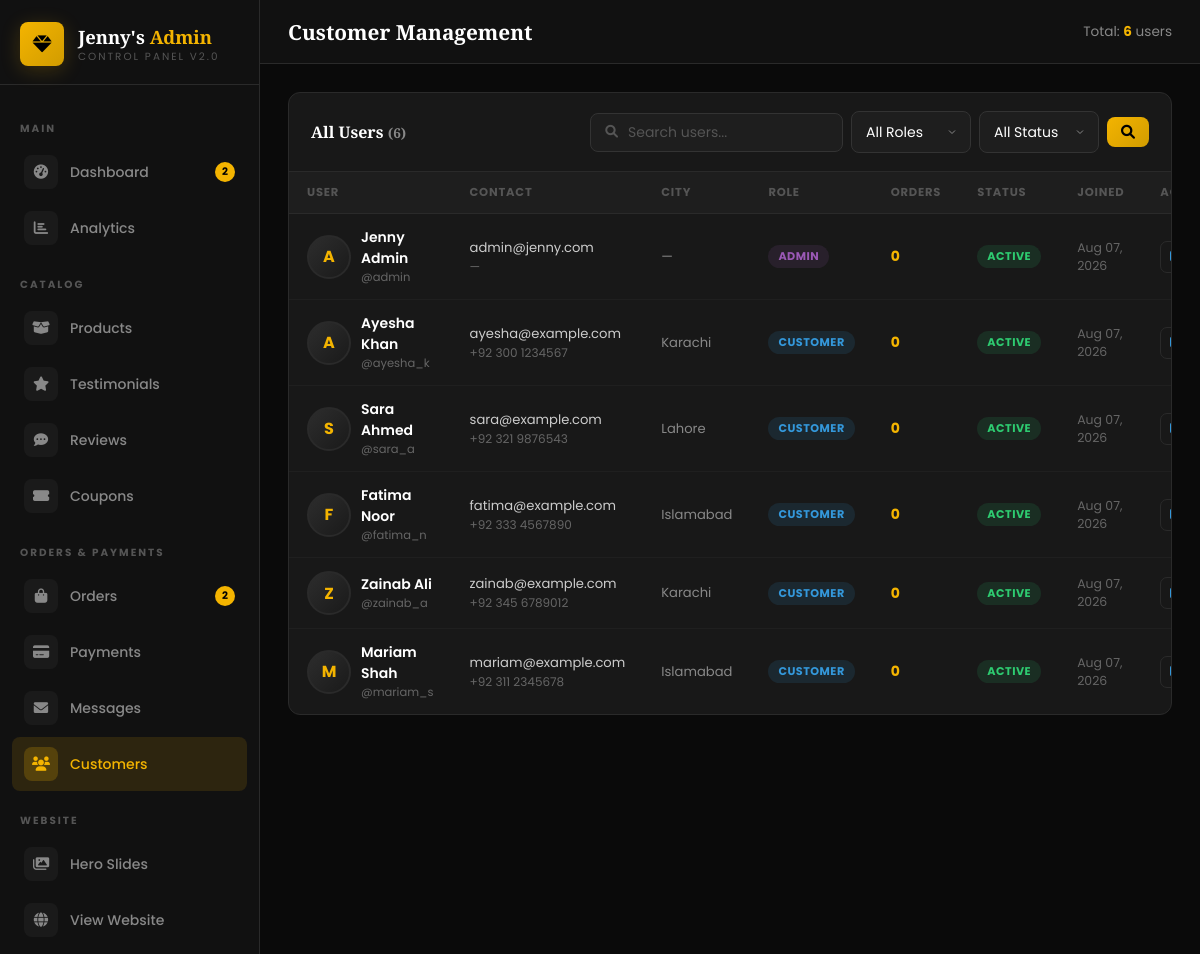
The page /admin/users.php (signed in) on the database its author committed.
### tables this page shows
CREATE TABLE IF NOT EXISTS `users` (
  `id` int(11) NOT NULL AUTO_INCREMENT,
  `username` varchar(100) NOT NULL,
  `email` varchar(150) NOT NULL UNIQUE,
  `password` varchar(255) NOT NULL,
  `role` enum('customer','admin') DEFAULT 'customer',
  `is_admin` tinyint(1) DEFAULT 0,
  `full_name` varchar(150) DEFAULT NULL,
  `phone` varchar(20) DEFAULT NULL,
  `address` text DEFAULT NULL,
  `city` varchar(100) DEFAULT NULL,
  `profile_image` varchar(255) DEFAULT NULL,
  `bio` text DEFAULT NULL,
  `status` enum('active','banned','inactive') DEFAULT 'active',
  `last_login` timestamp NULL DEFAULT NULL,
  `created_at` timestamp DEFAULT CURRENT_TIMESTAMP,
  `updated_at` timestamp DEFAULT CURRENT_TIMESTAMP ON UPDATE CURRENT_TIMESTAMP,
  PRIMARY KEY (`id`)
);

### admin/users.php (the view, shortened to what this page needs)
<?php
require_once '../config/db.php';
$search = trim($_GET['search'] ?? '');
$page = max(1, (int)($_GET['page'] ?? 1));
$perPage = 15; $offset = ($page-1)*$perPage;
$where = "WHERE 1=1";
$params = [];
$totalStmt = $pdo->prepare("SELECT COUNT(*) FROM users $where");
$totalStmt->execute($params);
$totalCount = (int)$totalStmt->fetchColumn();
$stmt = $pdo->prepare("SELECT u.*, (SELECT COUNT(*) FROM orders WHERE user_id=u.id) as order_count FROM users u $where ORDER BY u.created_at DESC LIMIT $perPage OFFSET $offset");
$stmt->execute($params);
$users = $stmt->fetchAll();
?>
<!DOCTYPE html>
<html lang="en">
<head>
<link rel="stylesheet" href="https://cdnjs.cloudflare.com/ajax/libs/font-awesome/6.0.0/css/all.min.css">
<link rel="stylesheet" href="css/admin.css">
</head>
<body>
<?php include 'includes/sidebar.php'; ?>
<div class="admin-main">
    <div class="admin-topbar">
        <div class="topbar-title">Customer Management</div>
        <div class="topbar-right">
            <span style="color:#888;font-size:0.85rem;">Total: <strong style="color:var(--gold);"><?= $totalCount ?></strong> users</span>
        </div>
    </div>
    <div class="admin-content">
        <div class="table-card">
            <div class="table-header">
                <div class="table-title">All Users <span style="color:#888;font-size:0.85rem;">(<?= $totalCount ?>)</span></div>
                <div class="table-actions">
                    <form method="GET" style="display:flex;gap:8px;flex-wrap:wrap;align-items:center;">
                        <div class="search-bar">
                            <i class="fas fa-search"></i>
                            <input type="text" name="search" placeholder="Search users..." value="<?= htmlspecialchars($search) ?>">
                        </div>
                        <select name="role" class="form-control" style="width:120px;" onchange="this.form.submit()">
                            <option value="">All Roles</option>
                        </select>
                        <select name="status" class="form-control" style="width:120px;" onchange="this.form.submit()">
                            <option value="">All Status</option>
                        </select>
                        <button type="submit" class="btn-gold" style="padding:8px 14px;"><i class="fas fa-search"></i></button>
                    </form>
                </div>
            </div>
            <table class="admin-table">
                <thead><tr>
                    <th>User</th>
                    <th>Contact</th>
                    <th>City</th>
                    <th>Role</th>
                    <th>Orders</th>
                    <th>Status</th>
                    <th>Joined</th>
                    <th>Actions</th>
                </tr></thead>
                <tbody>
                    <?php foreach ($users as $u): ?>
                    <tr>
                        <td>
                            <div style="display:flex;align-items:center;gap:10px;">
                                <?php if ($u['profile_image'] && file_exists('../img/profiles/'.$u['profile_image'])): ?>
                                <img src="../img/profiles/<?= htmlspecialchars($u['profile_image']) ?>" class="user-avatar-md" alt="">
                                <?php else: ?>
                                <div class="user-initials"><?= strtoupper(substr($u['username'],0,1)) ?></div>
                                <?php endif; ?>
                                <div>
                                    <div style="font-weight:600;color:#fff;"><?= htmlspecialchars($u['full_name'] ?: $u['username']) ?></div>
                                    <div style="font-size:0.72rem;color:#666;">@<?= htmlspecialchars($u['username']) ?></div>
                                </div>
                            </div>
                        </td>
                        <td>
                            <div style="font-size:0.82rem;"><?= htmlspecialchars($u['email']) ?></div>
                            <div style="font-size:0.75rem;color:#666;"><?= htmlspecialchars($u['phone'] ?? '—') ?></div>
                        </td>
                        <td style="color:#888;font-size:0.82rem;"><?= htmlspecialchars($u['city'] ?? '—') ?></td>
                        <td><span class="badge-status <?= $u['role']==='admin'?'badge-jewelry':'badge-processing' ?>"><?= ucfirst($u['role']) ?></span></td>
                        <td style="font-weight:700;color:var(--gold);"><?= $u['order_count'] ?></td>
                        <td><span class="badge-status badge-<?= $u['status'] ?? 'active' ?>"><?= ucfirst($u['status'] ?? 'active') ?></span></td>
                        <td style="color:#666;font-size:0.78rem;"><?= date('M d, Y', strtotime($u['created_at'])) ?></td>
                        <td>
                            <div class="action-btns">
                                <button class="btn-action btn-edit" onclick="openEditModal(<?= htmlspecialchars(json_encode($u)) ?>)" title="Edit"><i class="fas fa-edit"></i></button>
                            </div>
                        </td>
                    </tr>
                    <?php endforeach; ?>
                </tbody>
            </table>
        </div>
    </div>
</div>
</body>
</html>

### rows shown on the page
users: username "A", full_name "Jenny Admin", username "admin", email "admin@jenny.com", phone "—", city "—", role "ADMIN", order_count "0", status "ACTIVE", created_at "Aug 07, 2026"
users: username "A", full_name "Ayesha Khan", username "ayesha_k", email "ayesha@example.com", phone "+92 300 1234567", city "Karachi", role "CUSTOMER", order_count "0", status "ACTIVE", created_at "Aug 07, 2026"
users: username "S", full_name "Sara Ahmed", username "sara_a", email "sara@example.com", phone "+92 321 9876543", city "Lahore", role "CUSTOMER", order_count "0", status "ACTIVE", created_at "Aug 07, 2026"
users: username "F", full_name "Fatima Noor", username "fatima_n", email "fatima@example.com", phone "+92 333 4567890", city "Islamabad", role "CUSTOMER", order_count "0", status "ACTIVE", created_at "Aug 07, 2026"
users: username "Z", full_name "Zainab Ali", username "zainab_a", email "zainab@example.com", phone "+92 345 6789012", city "Karachi", role "CUSTOMER", order_count "0", status "ACTIVE", created_at "Aug 07, 2026"
users: username "M", full_name "Mariam Shah", username "mariam_s", email "mariam@example.com", phone "+92 311 2345678", city "Islamabad", role "CUSTOMER", order_count "0", status "ACTIVE", created_at "Aug 07, 2026"

### other values the page prints
$notifCount "2"
$pendingCount "2"
$totalCount "6"
